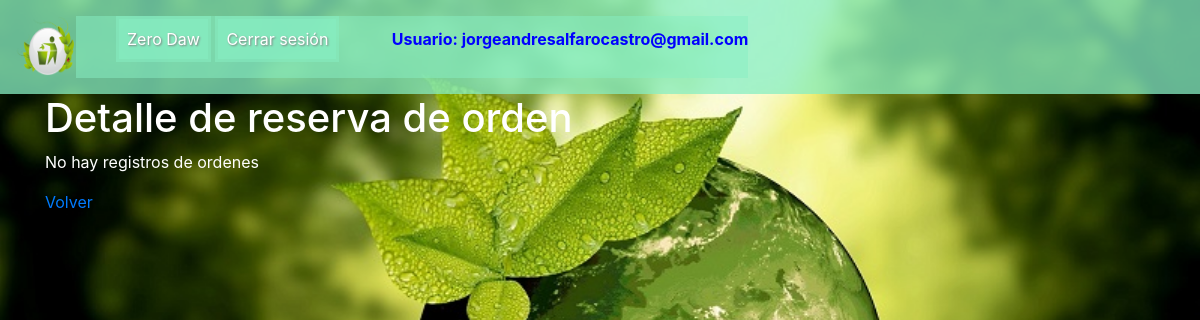
Page /registro/reserva_list (signed in) on the earlier database version.
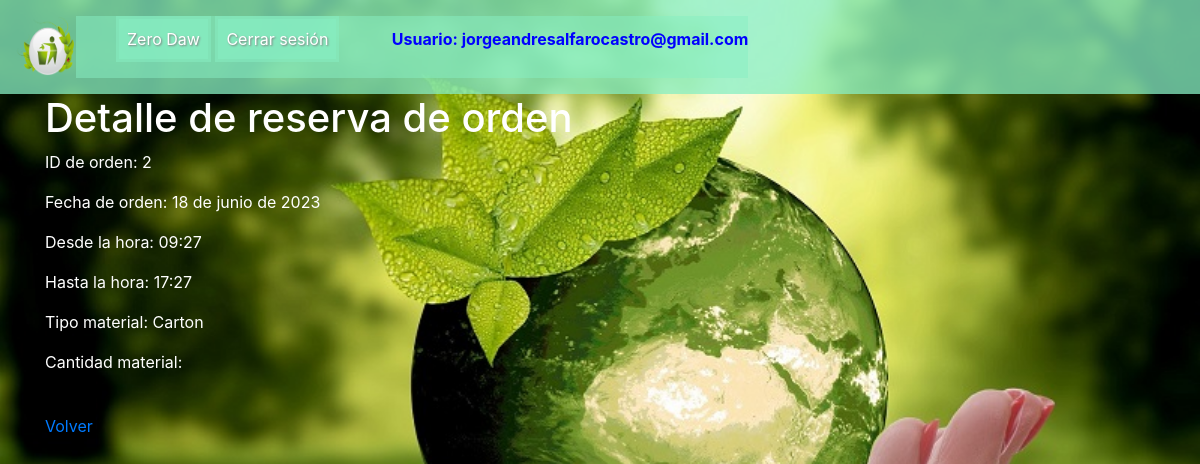
Same page on the later database version.
### Registro/models.py (models this page shows, shortened)
class Reserva_orden(models.Model):
    id_user = models.ForeignKey(UserModelo, on_delete=models.CASCADE)
    id_orden = models.AutoField(primary_key=True)
    fecha_orden = models.DateField()
    hora_inicio = models.TimeField()
    hora_fin = models.TimeField()
    tipo_material = models.CharField(max_length=200, blank=False, null=True, choices=TIPO_MATERIAL)
    cantidad_material = models.IntegerField()
    latitud_posicion_ciudadano = models.CharField(max_length=200, null=True)
    longitud_posicion_ciudadano = models.CharField(max_length=200, null=True)
    latitud_posicion_recolector = models.CharField(max_length=200, null=True)
    longitud_posicion_recolector = models.CharField(max_length=200, null=True)

### Registro/views.py (the view)
# urls.py: path('reserva_list', Orden_Reserva_List.as_view(), name="reserva_list"),
class Orden_Reserva_List(LoginRequiredMixin, ListView):
    model = Reserva_orden
    template_name = 'Registro/detalle_reserva.html'
    def get_queryset(self):
        queryset = super().get_queryset()
        queryset = queryset.filter(id_user=self.request.user.id)
        return queryset

### templates/Registro/detalle_reserva.html
{% extends 'base.html' %}
{% block content %}
<div>
    <h1 class="letras">Detalle de reserva de orden</h1>
</div>
    {% if object_list %}
    {% for Reserva_orden in object_list %}
        <p class="letras">ID de orden: {{ Reserva_orden.id_orden }}</p>
        <p class="letras">Fecha de orden: {{ Reserva_orden.fecha_orden }}</p>
        <p class="letras">Desde la hora: {{ Reserva_orden.hora_inicio }}</p>
        <p class="letras">Hasta la hora: {{ Reserva_orden.hora_fin }}</p>
        <p class="letras">Tipo material: {{ Reserva_orden.tipo_material }}</p>
        <p class="letras">Cantidad material: {{ Reserva_orden_reciclaje.cantidad_material }}</p>
        <br>
    {% endfor %}
{% else %}
    <p class="letras">No hay registros de ordenes</p>
{% endif %}
<a href="{% url 'orden_reserva' %}">Volver</a>
{% endblock %}

Differences in the rows shown:
added Reserva_orden: id_orden "2", fecha_orden "18 de junio de 2023", hora_inicio "09:27", hora_fin "17:27", tipo_material "Carton"
Other differences:
text no longer shown: "No hay registros de ordenes"
